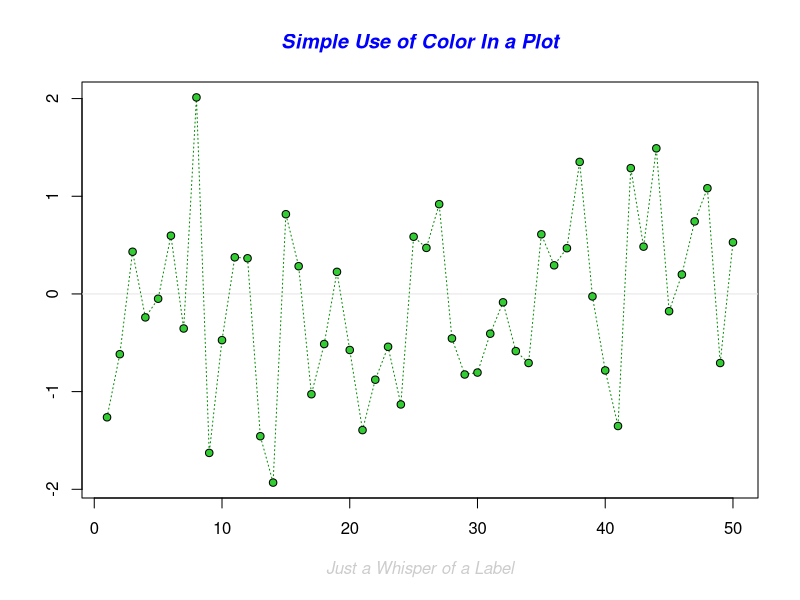
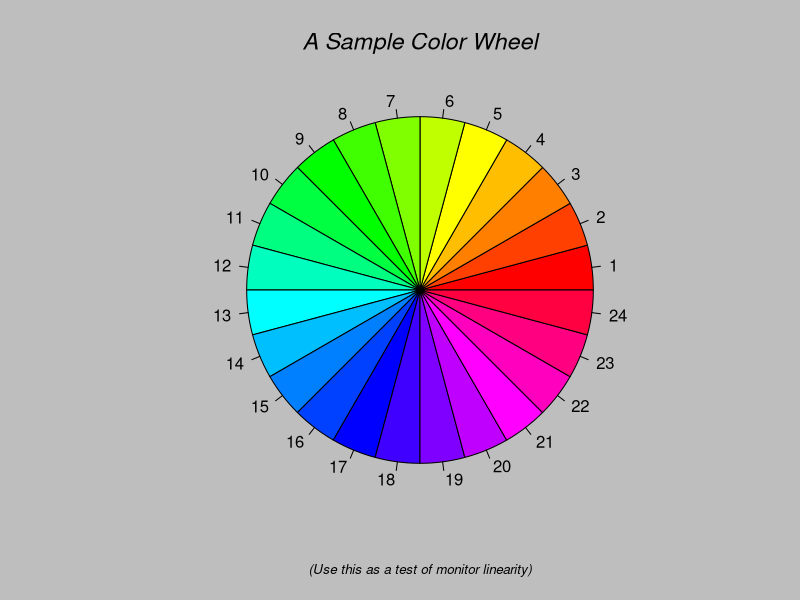
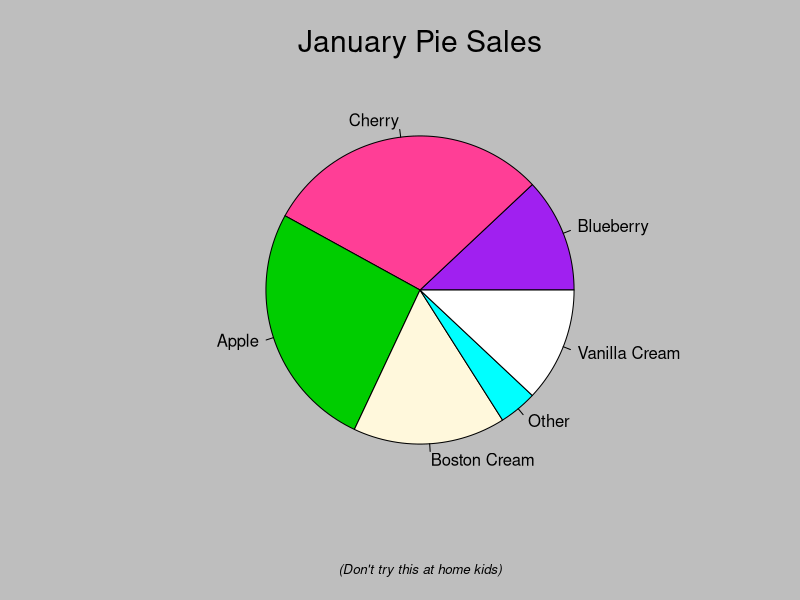
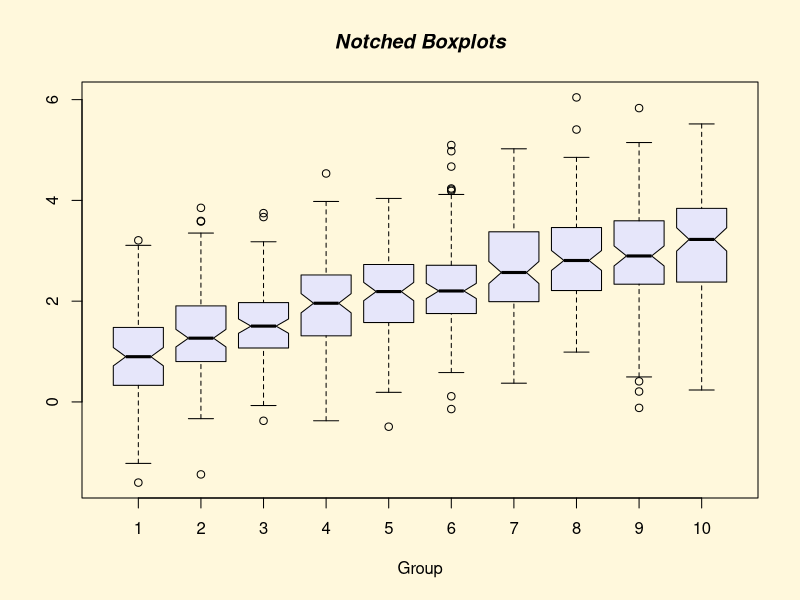
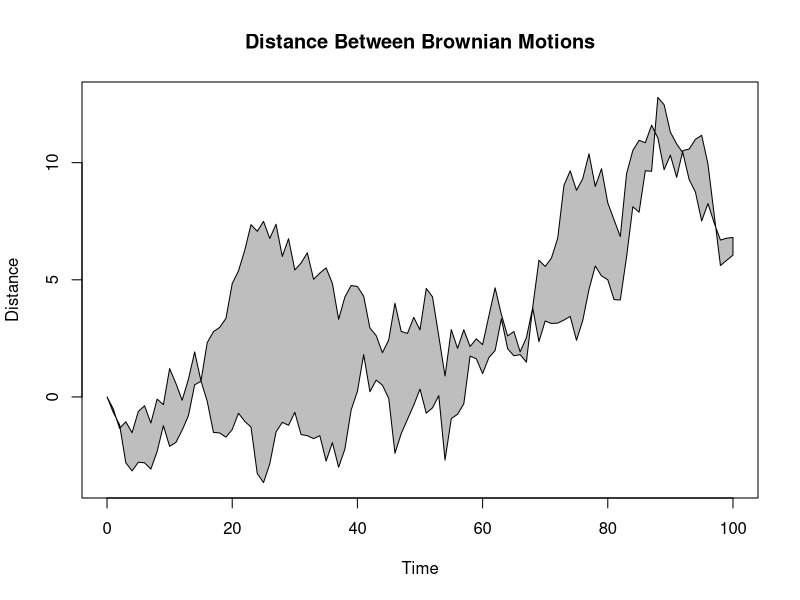
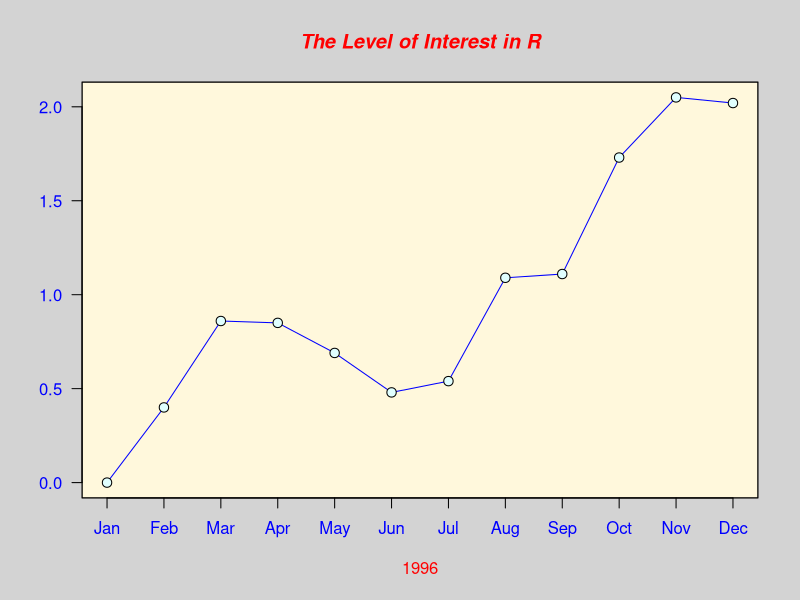
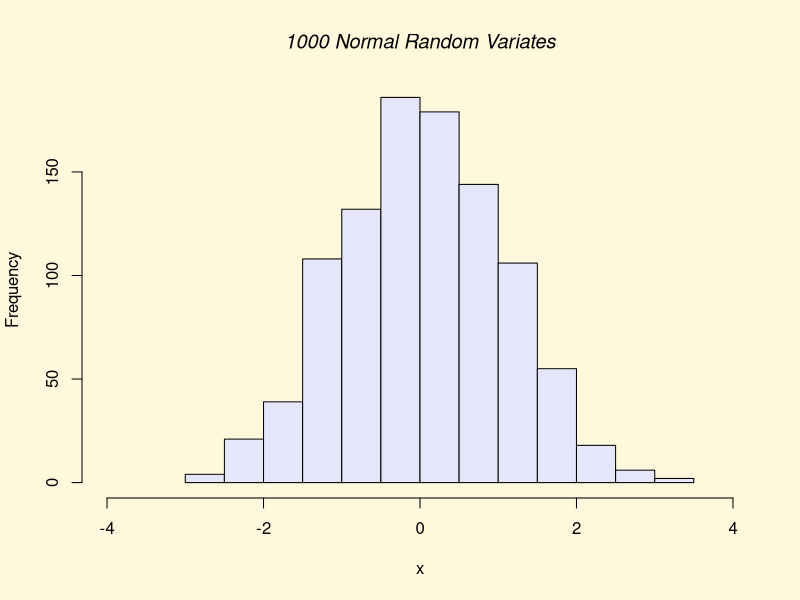
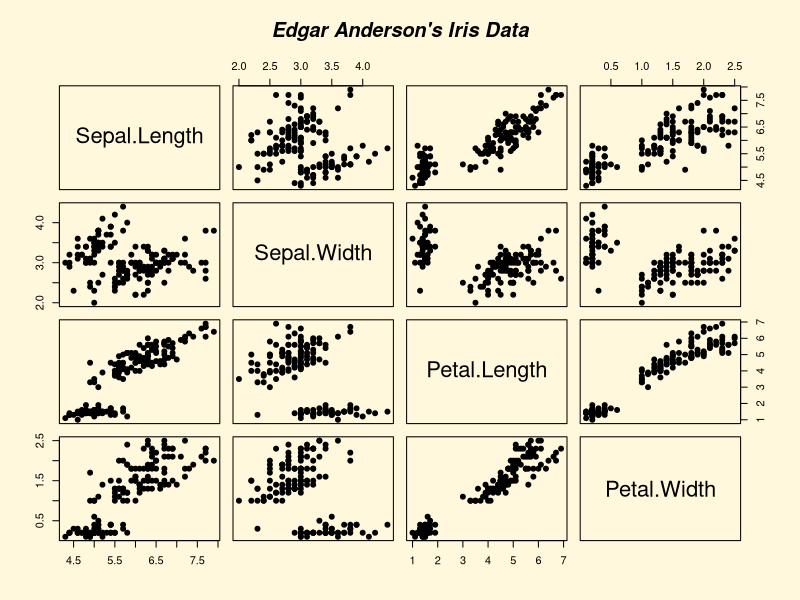

The R script that drew these images, in order: (Note: this script raises an error after producing the figures.)
expanded_path <- path.expand('-')
install.packages('mice')

# import the libraries ---------------------------------------------------------
library(mice)
library(tidyverse)
library(data.table)
library(tidyverse)
library(dplyr)
library(ggplot2)
library(readr)
library(ggplot2)


# import the libraries ---------------------------------------------------------
expanded_path


demo()

demo(graphics)



# getting working directory ----------------------------------------------
wkdir <- getwd()



# setting working directory
setwd('F:/R programming/data cleaning/ug colleges')


getwd()


dir()

dir(pattern = '.txt')       

dir(pattern = '.R')   

file.exists('bamudb.R')

newdirPath <- 'createdbycode'

if ( file.exists(wkdir)) dir.create(newdirPath)

dir(pattern = 'create')

# creating a file
file.create('learning.R')

# getting working directory ----------------------------------------------


ggplot(data=diamonds,aes(x=price))+
  geom_histogram()



ggplot(data=diamonds,aes(x=price))+
  geom_histogram(fill='green',col='orange')


ggplot(diamonds,aes(x=price))+
  geom_bar()


ggplot(data = diamonds,aes(x=cut,fill = cut))+
  geo_bar()



view(diamonds)


ggplot(data = diamonds,aes(x=carat,y=price,col=cut))+
  geom_point()



ggplot(data=diamonds,aes(x=clarity,y=carat)) +
  geom_boxplot()


ggplot(data=diamonds,aes(x=clarity,y=carat,fill=cut))+
  geom_boxplot()




clean$data <- diamonds[!duplicated(data),]

view(clean)

view(clean$data)


#=================================================================

# remove duplicates 
duplicate <- bamudb$PROGRAMME.NAME
cleandata <- duplicate[!duplicated(duplicate)]
view(cleandata)



# Explore how duplicated() flags dulicate rows 

# Experiment with growing variables to identify duplicates in specific columns 

#=================================================================

# Handle Missing DAta


df <- data.frame(bamudb)

duplicates <- df[duplicated(df$PROGRAMME.NAME),]

duplicates <- bamudb[duplicated(bamudb),]

View(duplicates)

#=================================================================



# Find the column number for "Age"

column_number <- which(colnames(bamudb) == "NAME.OF.THE.APPLICANT")

column_number


View(head(bamudb))



# View basic structure
dim(bamudb) # Check dimensions (rows and columns)
str(bamudb) # View structure of the dataset




colnames(bamudb)



# N======================= SEarch Name from a table =====================
partial_name <- "pranav"
result <- bamudb[grepl(partial_name, data$NAME.OF.THE.APPLICANT, ignore.case = TRUE), ]
result
View(result)

# N======================= SEarch Name from a table =====================

#................ get the missing cOlumns and missing counts 

sum(is.na(bamudb))        # Total missing values
colSums(is.na(bamudb))    # Missing values per column
View(length(colSums(is.na(bamudb))))


# N===================================== =================================
# ----------- remove those columns where all the values are NA ----------------

# Remove columns where all values are NA
View(colSums(is.na(bamudb)))

data_cleaned <- bamudb[, colSums(!is.na(bamudb)) == 18736]

# Print the result
print(data_cleaned)
View(data_cleaned)
summary(data_cleaned)
View(summary(data_cleaned))
nrow(data_cleaned)
ncol(data_cleaned)

### NOW CAN SEE THE THERE ARE ONLY 152 COLS ARE THER REMOVED UNWANTED REST OF THE COLUMNS 
# ............. EARLIER WE HAD 815 COLUMNS 

# N===================================== =====================



vari <- aggregate(Scores ~ Gender, data = bamudb, FUN = mean)


table(bamudb$GENDER)


programmes <- table(bamudb$PROGRAMME.NAME)
View(table(bamudb$PROGRAMME.NAME))

programmes <- data.frame(programmes)

View(arrange(desc(programmes)))


# N===================================== =====================

# ------------ working with mice package -----------------------


imputed_data <- mice(bamudb, method = "doct")

### learn it later
#!!!!!!!!!!!!!!!!!!!! Understand imputation models (predictive mean matching, logistic regression).!!!




# N===================================== =====================
# N===================================== =====================
# N===================================== =====================


### 


# 1.	Create a vector of the first 10 even numbers.

even_numbers <- seq(2, 20, by = 2)
print(even_numbers)
      



#2.	Find the sum and mean of these numbers.

sum_even <- sum(even_numbers)
mean_even <- mean(even_numbers)

print(sum_even)
print(mean_even)




#1.	Create a list that stores a person’s name, age, and favorite colors (as a vector).

person <- list(
  name = 'johan',
  age = 23,
  favorateColor = c('red','blue','green','yellow','black')
)
person

person$favorateColor






Sys.time()

Sys.Date()

Sys.getenv()
view(Sys.getenv())


sys.call()

sys.frames()

sys.function()
Sys.chmod()

Sys.info()
sys.parent()



squared <- function(x) x^2
squared(5)  # Output: 25

squared(10)

# Using an anonymous function directly
sapply(1:5, function(x) x^2)



# learn all the laply,sapply and other methdos 






